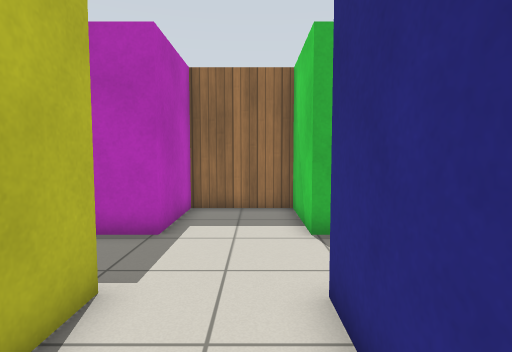
[1] (above)

13 first-person views from a walk through a robot-simulator world made for Gazebo. The camera is 0.97 m above the floor, tilts 4° down and sees 80° across. The floor is counted in squares, 0.5 m on a side. Each view is taken from the middle of a square. On the plan, view 1 faces up. The plan holds only what a view shows up to about 17 squares ahead; the rest is blank. Simple patterns stand in for the simulator's built-in surfaces.

[2]
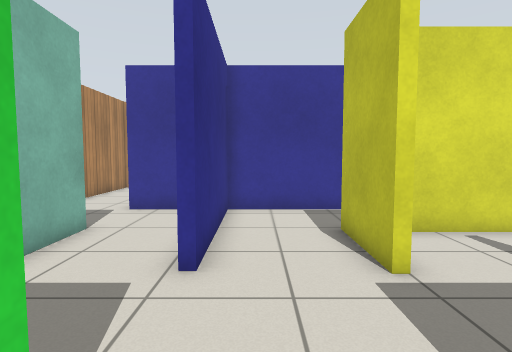

[3]
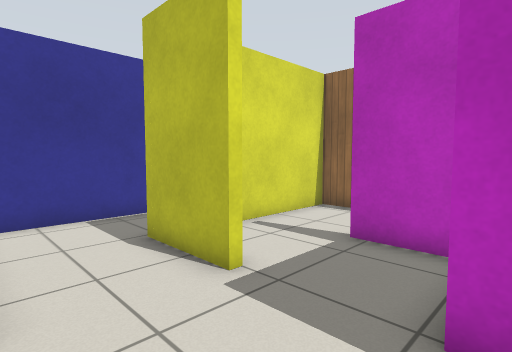

[4]
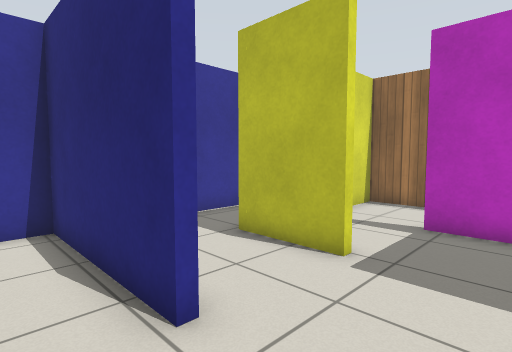

[5]
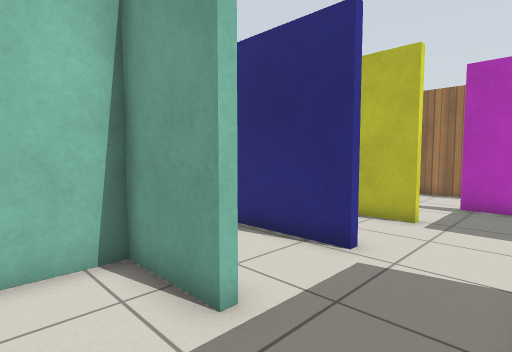

[6]
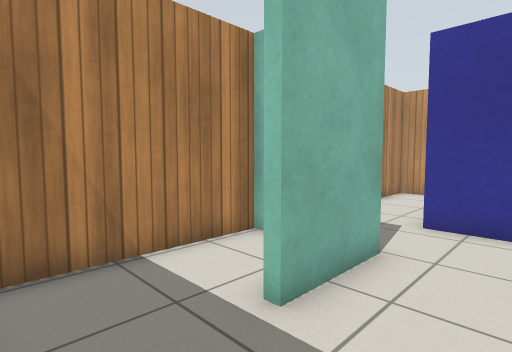

[7]
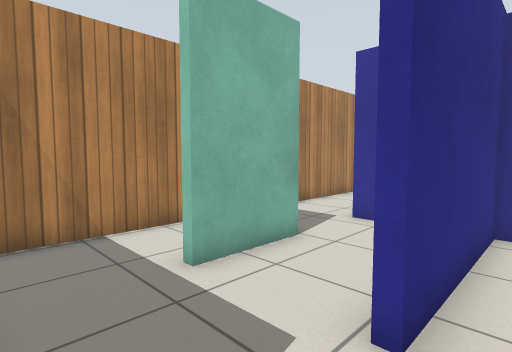

[8]
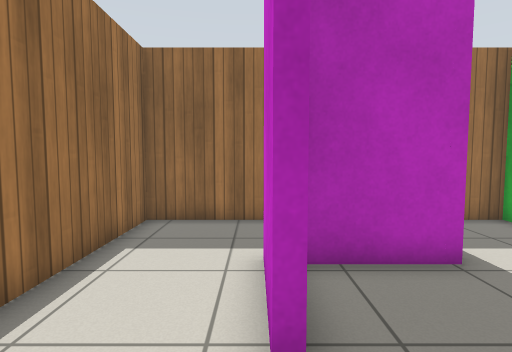

[9]
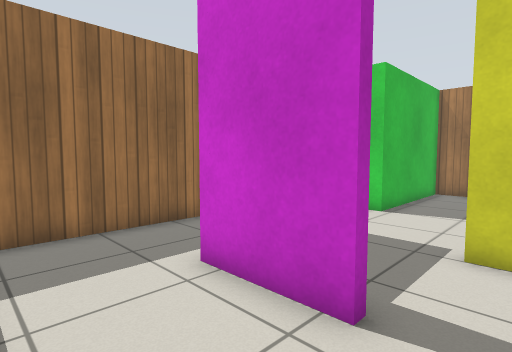

[10]
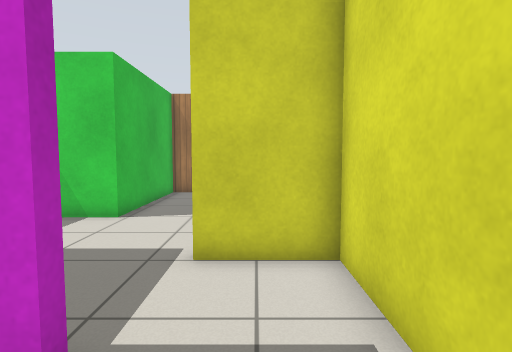

[11]
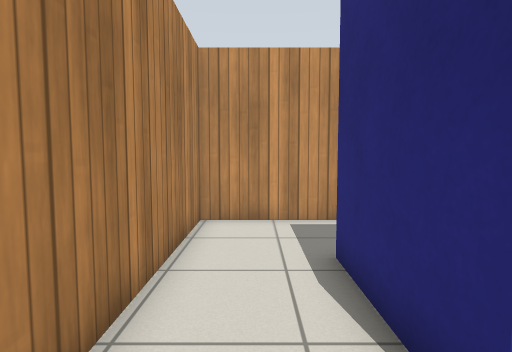

[12]
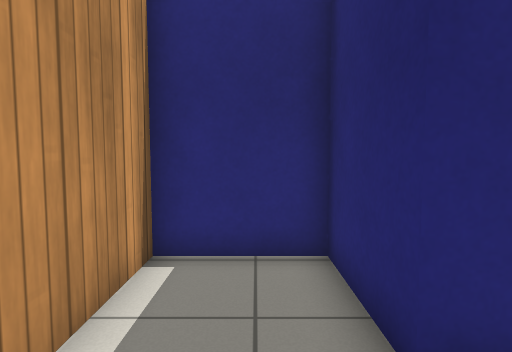

[13]
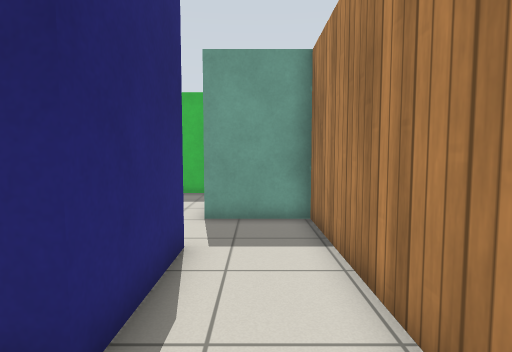

### Floor plan
Ten units are one square. View 1 is at (0, 0); x grows to the right and y downward. Boxes are objects, and circles mark ways between rooms. Rooms are numbered by the first view taken in them; rooms with no view inside come last. Other rooms are left out.
<svg viewBox="-97 -115 178 210">
<path fill="none" stroke="#000" d="M-25 -40 -22 -40 -22 -11M44 -11 44 -41M44 -73 13 -73 13 -110 -22 -110 -22 -73M-49 17 10 17 10 -40 13 -40 13 17 35 17M47 -41 47 -14 76 -14 76 -73 44 -73M-56 -66 -56 -45M-65 -14 -25 -14 -25 -40M-22 -73 -51 -73M-59 -45 -59 -76M-92 -39 -92 -14 -65 -14M-35 -110 -92 -110 -92 -58M35 17 45 17 45 56 13 56 13 90 76 90 76 -11 44 -11"/>
<circle cx="50" cy="-60" r="3" fill="#2a7"/>
<circle cx="-20" cy="-60" r="3" fill="#2a7"/>
<circle cx="40" cy="5" r="3" fill="#2a7"/>
<circle cx="-60" cy="-30" r="3" fill="#2a7"/>
<text x="0" y="-40">1</text>
<text x="60" y="-50">2</text>
<text x="-40" y="-40">3</text>
<text x="-70" y="-70">4</text>
<text x="50" y="40">5</text>
</svg>
Room 1 opens to room 2. Room 1 opens to room 3. Room 1 opens to room 5. Room 3 opens to room 4.

Where each view was taken, in squares from view 1:
view 1: 0 up, 0 right, facing up
view 2: 9 up, 0 right, facing down
view 3: 8 up, 1 right, facing down-left
view 4: 7 up, 3 right, facing down-left
view 5: 7 up, 7 right, facing down-left
view 6: 7 up, 2 right, facing down-right
view 7: 7 up, 0 right, facing down-right
view 8: 2 up, 6 left, facing up
view 9: 3 up, 9 left, facing up-right
view 10: 3 up, 8 left, facing right
view 11: 0 up, 6 right, facing down
view 12: 7 down, 7 right, facing left
view 13: 8 down, 6 right, facing up
